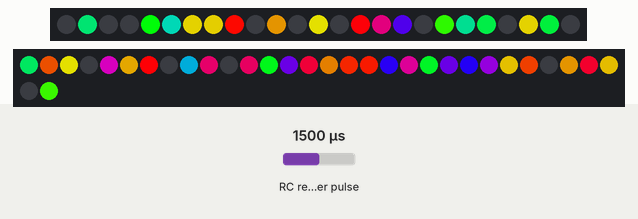
Simulated run of this sketch. Board: Arduino Uno, built with avr-gcc and run on an emulated ATmega328P. Shown: 25 RGB LEDs in strip order, left to right, 32 RGB LEDs in strip order, left to right, continuing on the next row. Wiring (inferred from the names in the program): RC receiver channel: data pin 2. The test bench sets the inputs (shaded band); at power-on: RC receiver pulse 1500 µs. Random numbers use the default seed unless the sketch sets one.

Above: at 1.2 s.
1.3 s: RC receiver pulse (sensor on pin 2) set to 1020 µs
At 2.6 s:
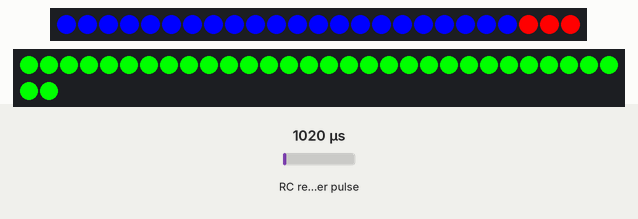
3.1 s: RC receiver pulse (sensor on pin 2) set to 1500 µs
At 3.57 s:
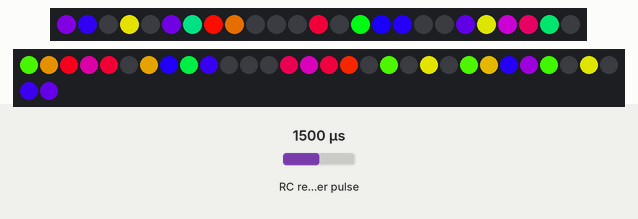
5.2 s: RC receiver pulse (sensor on pin 2) set to 1750 µs
At 7.16 s:
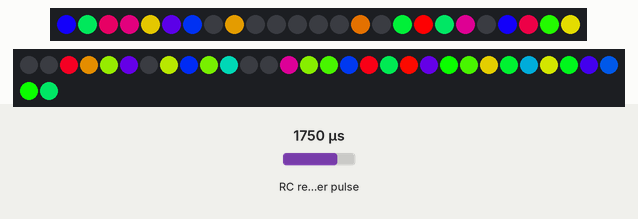
7.2 s: RC receiver pulse (sensor on pin 2) set to 1250 µs
At 7.48 s:
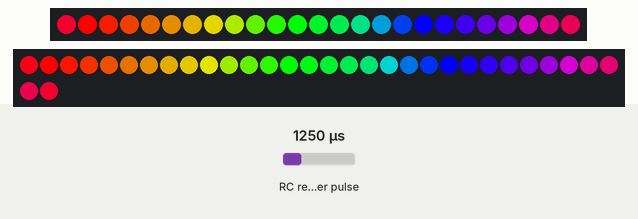
9.1 s: RC receiver pulse (sensor on pin 2) set to 1980 µs
At 9.81 s:
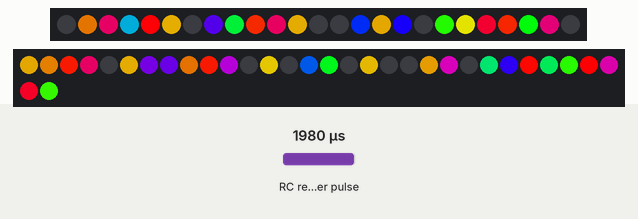
17.2 s: RC receiver pulse (sensor on pin 2) set to 1020 µs
At 17.41 s:
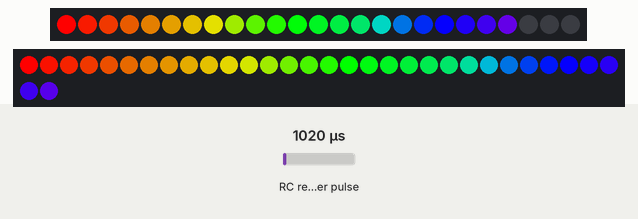

Measured:
- after the input at 3.1 s, the LEDs: first change after 0.28 s (image 2 shows a later state)
- after the input at 9.1 s, the LEDs: first change after 0.28 s (image 5 shows a later state)

The sketch:

WingLights_PPM.ino
```cpp
// Using the FastLED library to control LEDs
#include<FastLED.h>


// Define constants - everything that may need to be changed to port this to a different setup should be here
#define MIN_TIME_BETWEEN_PPM_READS 250  // Minimum time between PPM signal reads in milliseconds

#define RC_INPUT_PIN 2
#define RC_INPUT_CHANNELS 8              // Pulling a PPM output from a Crossfire receiver in 8 channel mode
#define RC_CHANNELS_TO_MONITOR 6         // We will only need to monitor the first 6 channels

#define CHANNEL_THROTTLE 1   // The RC channel that has the motor throttle value
#define CHANNEL_MODE 4       // The RC channel that defines the operating mode
#define CHANNEL_PATTERN 5    // The RC channel that chooses a pattern in pattern mode
#define CHANNEL_ADJUST 6     // The RC channel that adjusts LED parameters in whatever mode is being displayed (color, speed, etc.)

#define LED_TYPE WS2812B
#define COLOR_ORDER GRB
#define TOP_LED_OUTPUT_PIN 3
#define TOP_LED_COUNT 25   // Last 3 LEDs are actually mounted on the endplate
#define BOTTOM_LED_OUTPUT_PIN 4
#define BOTTOM_LED_COUNT 32


// Global variables for reading / storing the PPM signal, operaing mode, and which pattern we are in
unsigned long int currentRead, lastRead, lastValidSignal;
int ppmValues[RC_INPUT_CHANNELS + 1];
byte operatingMode, patternNumber;


// Declare the objects that define the two LED arrays that'll be addressed
CRGB topLEDs[TOP_LED_COUNT];
CRGB bottomLEDs[BOTTOM_LED_COUNT];


void setup() {
  // Initialize PPM input pin
  pinMode(2, INPUT_PULLUP);

  // Initialize FastLED
  FastLED.addLeds<LED_TYPE, TOP_LED_OUTPUT_PIN, COLOR_ORDER>(topLEDs, TOP_LED_COUNT);
  FastLED.addLeds<LED_TYPE, BOTTOM_LED_OUTPUT_PIN, COLOR_ORDER>(bottomLEDs, BOTTOM_LED_COUNT);

  // Initialize random number generator seed using analog noise
  randomSeed(analogRead(0));

  // Start with all LEDs off
  fill_solid(topLEDs, TOP_LED_COUNT, CRGB(0, 0, 0));
  fill_solid(bottomLEDs, BOTTOM_LED_COUNT, CRGB(0, 0, 0));
  FastLED.show();

  // Stay in a loop until we see a valid signal and flash a red LED while we wait
  while (!ValidSignal()) {
    topLEDs[0] = CRGB(255, 0, 0);
    bottomLEDs[0] = CRGB(255, 0, 0);
    FastLED.show();
    delay(100);
    topLEDs[0] = CRGB(0, 0, 0);
    bottomLEDs[0] = CRGB(0, 0, 0);
    FastLED.show();

    ReadSignal();
  }

  // If we made it this far we know we have a valid signal and we're ready to start normal operation. Set operating mode.
  SetOperatingMode();
}


void loop() {
  // Operating mode 0 - Lost signal, flash all LEDs red to aid recovery and conserve battery
  if (operatingMode == 0) {
    fill_solid(topLEDs, TOP_LED_COUNT, CRGB(255, 0, 0));
    fill_solid(bottomLEDs, BOTTOM_LED_COUNT, CRGB(255, 0, 0));
    FastLED.show();
    delay(250);
    fill_solid(topLEDs, TOP_LED_COUNT, CRGB(0, 0, 0));
    fill_solid(bottomLEDs, BOTTOM_LED_COUNT, CRGB(0, 0, 0));
    FastLED.show();
    delay(500);
  }

  // Operating mode 1 - All LEDs off
  if (operatingMode == 1) {
    fill_solid(topLEDs, TOP_LED_COUNT, CRGB(0, 0, 0));
    fill_solid(bottomLEDs, BOTTOM_LED_COUNT, CRGB(0, 0, 0));
    FastLED.show();
  }

  // Operating mode 2 - LOS mode, top LEDs blue, bottom LEDs green, endplate LEDs red
  if (operatingMode == 2) {
    // Handle the fact that the last 3 LEDs in topLEDs are actually on the wing endplates
    for (int i = 0; i < TOP_LED_COUNT; i++) {
      if (i < TOP_LED_COUNT - 3) topLEDs[i] = CRGB(0, 0, 255);
      else topLEDs[i] = CRGB(255, 0, 0);
    }

    fill_solid(bottomLEDs, BOTTOM_LED_COUNT, CRGB(0, 255, 0));
    FastLED.show();
  }

  // Operating Mode 3 - Patterns
  if (operatingMode == 3) {
    SetPattern();
    if (patternNumber == 1) { Pattern1(); }
    else if (patternNumber == 2) { Pattern2(); }
    else if (patternNumber == 3) { Pattern3(); }
    else if (patternNumber == 4) { Pattern4(); }
    else if (patternNumber == 5) { Pattern5(); }
  }

  ReadSignal();
  SetOperatingMode();
}
```

Functions.ino
```cpp
/*
 * This function reads the PPM signal and updates the global variable ppmValues with the values for the channels that we care about.
 * After loading ppmValues this function also updates the global variable lastRead which is used to control how often this function
 * runs and also to determine if we have a valid singal.
 *
 * This function should only run after a certain ammount of time (defined by MIN_TIME_BETWEEN_PPM_READS) has passed since the last read
 * because it takes so long to run. This makes sure that we don't spend all of our time reading PPM values and don't leave any
 * time for LED updates. It would be much more elegant to do this with interrupts vs. waiting for a complete PPM frame each time we want
 * an update, but I haven't been able to figure out how to do that with FastLED because of the way it enables / disables interrupts.
 * See https://github.com/FastLED/FastLED/wiki/Interrupt-problems for more info.
 */
void ReadSignal() {
  currentRead = millis();

  // Only run if enough time has passed since the last read
  if (currentRead - lastRead >= MIN_TIME_BETWEEN_PPM_READS) {
    int values[RC_INPUT_CHANNELS + 1], startingPos;
    for (int i = 0; i < RC_INPUT_CHANNELS + 1; i++) {
      values[i] = pulseIn(RC_INPUT_PIN,HIGH);
      if (values[i] == 0) return;   // Exit funciton if singal is invalid
      if (values[i] > 3000) startingPos = i;  // With all channels maxed out the space between frames was ~ 3800us
    }

    // Copy values to ppmValues
    for (int i = 0; i < RC_CHANNELS_TO_MONITOR + 1; i++) {
      ppmValues[i] = values[(i + startingPos) % (RC_INPUT_CHANNELS + 1)] - 587;  // My captured values were offset by +587us

      // Ensure all values fall between 0 and 1000
      if (ppmValues[i] > 1000) ppmValues[i] = 1000;
      if (ppmValues[i] < 0) ppmValues[i] = 0;
    }

    lastRead = currentRead;
  }
}


bool ValidSignal() {
  if (millis() - lastRead > 3000) return false;
  else return true;
}


void SetOperatingMode() {
  if (!ValidSignal()) operatingMode = 0;                                                         // Mode 0 - Lost signal
  else if (ppmValues[CHANNEL_MODE] <= 333) operatingMode = 1;                                    // Mode 1 - Off
  else if (ppmValues[CHANNEL_MODE] > 333 && ppmValues[CHANNEL_MODE] < 666) operatingMode = 2;    // Mode 2 - LOS
  else if (ppmValues[CHANNEL_MODE] >= 666) operatingMode = 3;                                    // Mode 3 - Patterns
}


void SetPattern() {
  patternNumber = (ppmValues[CHANNEL_PATTERN] / 200) + 1;
  if (patternNumber == 6) patternNumber = 5;  // Handle values outside of the expected range
}
```

Patterns.ino
```cpp
// Pattern 1 - Set all LEDs to a solid color
void Pattern1() {
  int hue = map(ppmValues[CHANNEL_ADJUST], 0, 1000, 0, 215);
  fill_solid(topLEDs, TOP_LED_COUNT, CHSV(hue, 255, 255));
  fill_solid(bottomLEDs, BOTTOM_LED_COUNT, CHSV(hue, 255, 255));
  FastLED.show();
}

// Pattern 2 - Cycle all LEDs through all HSV colors
void Pattern2() {
  for (int i = 0; i <= 255; i++) {
    for (int j = 0; j < TOP_LED_COUNT; j++) {
      topLEDs[j] = CHSV(i, 255, 255);
    }
    for (int j = 0; j < BOTTOM_LED_COUNT; j++) {
      bottomLEDs[j] = CHSV(i, 255, 255);
    }
    FastLED.show();

    if (ppmValues[CHANNEL_ADJUST] > 0) {
      int waitTime = map(ppmValues[CHANNEL_ADJUST], 0, 1000, 0, 20);
      delay(waitTime);
    }

    ReadSignal();
    SetOperatingMode();
    SetPattern();

    if (operatingMode != 3 || patternNumber != 2) break;
  }
}

// Pattern 3 - Static Rainbow
void Pattern3() {
  // Handle the fact that the last 3 LEDs in topLEDs are actually on the wing endplates
  for (int i = 0; i < TOP_LED_COUNT; i++) {
    if (i < TOP_LED_COUNT - 3) topLEDs[i] = CHSV((192 / (TOP_LED_COUNT - 4)) * i, 255, 255);
    else topLEDs[i] = CRGB(0,0,0);
  }

  for (int i = 0; i < BOTTOM_LED_COUNT; i++) {
    bottomLEDs[i] = CHSV((192 / (BOTTOM_LED_COUNT - 1)) * i, 255, 255);
  }
  FastLED.show();
}

// Pattern 4 - Scrolling Rainbow
void Pattern4() {
  unsigned long topPreviousMillis = 0;
  unsigned long bottomPreviousMillis = 0;
  unsigned long topStepCounter = 0;
  unsigned long bottomStepCounter = 0;
  int totalDuration = 1000;  // Define how long it should take to finish the pattern once, in miliseconds
  int topLoopInterval = totalDuration / TOP_LED_COUNT;
  int bottomLoopInterval = totalDuration / BOTTOM_LED_COUNT;

  while (operatingMode == 3 && patternNumber == 4) {
    unsigned long currentMillis = millis();

    if (currentMillis - topPreviousMillis >= topLoopInterval) {
      for (int i = 0; i < TOP_LED_COUNT; i++) {
        topLEDs[(i + topStepCounter) % TOP_LED_COUNT] = CHSV((255 / (TOP_LED_COUNT - 1)) * i, 255, 255);
      }
      FastLED.show();
      topStepCounter++;
      topPreviousMillis = currentMillis;
    }

    if (currentMillis - bottomPreviousMillis >= bottomLoopInterval) {
      for (int i = 0; i < BOTTOM_LED_COUNT; i++) {
        bottomLEDs[(i + bottomStepCounter) % BOTTOM_LED_COUNT] = CHSV((255 / (BOTTOM_LED_COUNT - 1)) * i, 255, 255);
      }
      FastLED.show();
      bottomStepCounter++;
      bottomPreviousMillis = currentMillis;
    }

    if (ppmValues[CHANNEL_ADJUST] > 0) {
      int waitTime = map(ppmValues[CHANNEL_ADJUST], 0, 1000, 0, 100);
      delay(waitTime);
    }

    ReadSignal();
    SetOperatingMode();
    SetPattern();
  }
}

// Pattern 5 - Dazzling flashing LEDs
void Pattern5() {
  // Start with all LEDs off
  fill_solid(topLEDs, TOP_LED_COUNT, CRGB(0, 0, 0));
  fill_solid(bottomLEDs, BOTTOM_LED_COUNT, CRGB(0, 0, 0));
  FastLED.show();

  while (operatingMode == 3 && patternNumber == 5) {
    for (int i = 0; i < TOP_LED_COUNT; i++) {
      // Determine hue
      int hue = random(0, 256);

      // Determine if LED will be on or off - 25% chance of being off
      int rnd = random(0,100);
      int value = 255;
      if (rnd < 25) value = 0;

      topLEDs[i] = CHSV(hue, 255, value);
    }

    for (int i = 0; i < BOTTOM_LED_COUNT; i++) {
      // Determine hue
      int hue = random(0, 256);

      // Determine if LED will be on or off - 25% chance of being off
      int rnd = random(0,100);
      int value = 255;
      if (rnd < 25) value = 0;
      bottomLEDs[i] = CHSV(hue, 255, value);
    }

    FastLED.show();

    int waitTime = map(ppmValues[CHANNEL_ADJUST], 0, 1000, 20, 60);
    delay(waitTime);

    ReadSignal();
    SetOperatingMode();
    SetPattern();
  }
}
```
